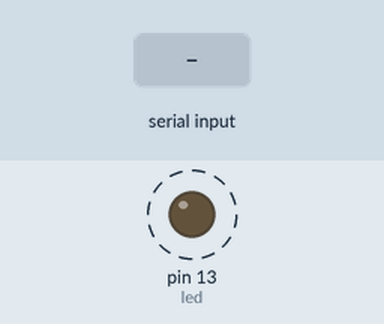
Simulated run of this sketch. Board: Arduino Uno, built with avr-gcc and run on an emulated ATmega328P. Parts: output pins drawn as LEDs (lit = HIGH). Dashed ring = blinking. Inputs (shaded band) come from the test bench. What the sketch prints to the serial monitor is not drawn.

Above: at 1.2 s.
1.3 s: "1\n" received over Serial
Timing chart, 0 to 9.5 s (numbered marks = the images above; inputs shaded):
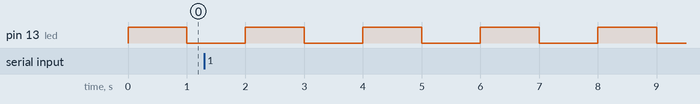

Measured:
- by itself, pin 13 (led): alternates HIGH for 1.0 s and LOW for 1.0 s

The sketch:

bluno_test3.ino
```cpp
// Pin 13 has an LED connected on most Arduino boards.
// give it a name:
int led = 13;
String inputString = "";         // a string to hold incoming data
boolean stringComplete = false;  // whether the string is complete

// the setup routine runs once when you press reset:
void setup() {
  // initialize the digital pin as an output.
  pinMode(led, OUTPUT);
  Serial.begin(115200);               //initial the Serial
  // reserve 200 bytes for the inputString:
  //inputString.reserve(200);
}

// the loop routine runs over and over again forever:
void loop() {
  serialEvent(); //call the function
  // print the string when a newline arrives:
  if (stringComplete) {
    Serial.println(inputString);
    // clear the string:
    inputString = "";
    stringComplete = false;
  }

  digitalWrite(led, HIGH);   // turn the LED on (HIGH is the voltage level)
  delay(1000);               // wait for a second
  digitalWrite(led, LOW);    // turn the LED off by making the voltage LOW
  delay(1000);               // wait for a second
//  if(Serial.available())
//    {
//        Serial.write(Serial.read());    //send what has been received
//    }
}

/*
  SerialEvent occurs whenever a new data comes in the
 hardware serial RX.  This routine is run between each
 time loop() runs, so using delay inside loop can delay
 response.  Multiple bytes of data may be available.
 */
void serialEvent() {
  while (Serial.available()) {
    // get the new byte:
    char inChar = (char)Serial.read();
    // add it to the inputString:
    inputString += inChar;
    // if the incoming character is a newline, set a flag
    // so the main loop can do something about it:
    if (inChar == '\n') {
      stringComplete = true;
    }
  }
}
```
